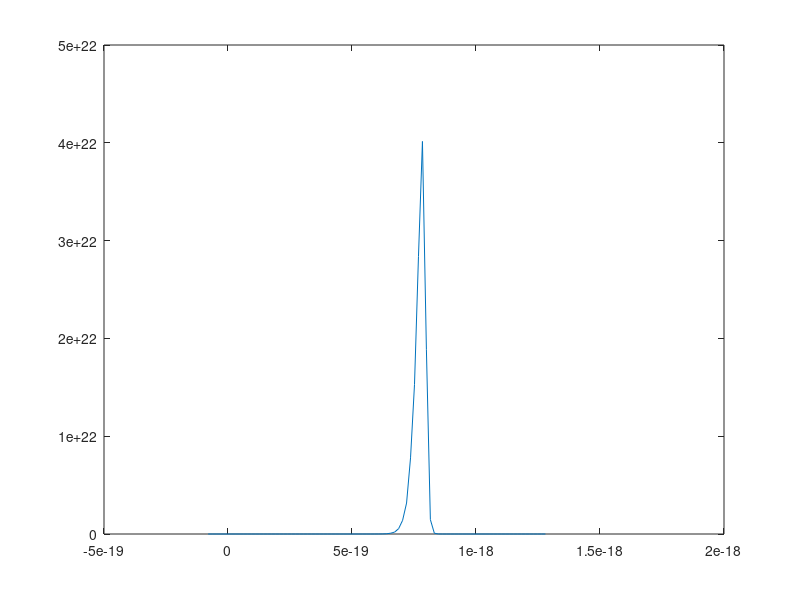

Source code (MATLAB):

%% Parameters

m0 = 9.1e-31;
h = 6.6e-34;
q = 1.6e-19;
kB = 1.38e-23;
hbar = h/(2*pi);

% Inputs
meff = 0.3*m0;
tox = 5e-9;
Eox = 10*1e6/1e-2;
T = 300;
phit = 3;


mox = meff;
pref = 4*pi*meff*q/h^3;
pref1 = -2/hbar*(2*mox)^0.5;
kBT = kB*T;

%% 

close all;
V = Eox * tox;

Ef1 = q*V;
Ef2 = 0;

f1 = @(E) 1./(1 + exp((E-Ef1)/kBT));
f2 = @(E) 1./(1 + exp((E-Ef2)/kBT));

Ec = @(x) Ef1 + q*phit - q*Eox*x;

dJs = [];
Ns = [];
TCs = [];

Emin = Ef2 - 0.5*q;
Emax = Ef1 + q*phit;
Einf = q*10;
dEx = q*0.1;
Exs = Emin:dEx:Emax;

for Ex = Exs
    E = @(Ep) (Ex + Ep);
    fp = @(Ep) (f1(E(Ep)) - f2(E(Ep)));
    N = integral(fp , 0 , Einf);
    Ns = [Ns N];
    
    x1 = (Ef1 + q*phit - Ex)/(q*Eox);
    TCx = @(x) ( Ec(x) - Ex ).^0.5;
    
    TC = exp(pref1 * integral(TCx , 0, x1 ) );
    TCs = [TCs TC];
    
    dJ = pref*N*TC;
    dJs = [dJs dJ];
    
end

J = sum(dJs)*dEx;

plot(Exs, dJs );



